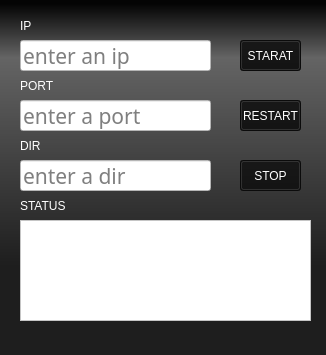
<?xml version="1.0" encoding="UTF-8"?>
<ui version="4.0">
 <class>MainWindow</class>
 <widget class="QMainWindow" name="MainWindow">
  <property name="geometry">
   <rect>
    <x>0</x>
    <y>0</y>
    <width>326</width>
    <height>355</height>
   </rect>
  </property>
  <property name="windowTitle">
   <string>WebServer-Kompasim</string>
  </property>
  <property name="styleSheet">
   <string notr="true">background-color: qlineargradient(spread:pad, x1:0, y1:1, x2:0, y2:0, stop:0.252809 rgba(30, 30, 30, 255), stop:0.837079 rgba(100, 100, 100, 255), stop:0.988764 rgba(4, 4, 4, 255));</string>
  </property>
  <widget class="QWidget" name="centralWidget">
   <property name="styleSheet">
    <string notr="true">
border-color: rgb(122, 122, 122);</string>
   </property>
   <widget class="QLineEdit" name="lineEdit">
    <property name="geometry">
     <rect>
      <x>20</x>
      <y>40</y>
      <width>191</width>
      <height>31</height>
     </rect>
    </property>
    <property name="font">
     <font>
      <family>ADMUI3Lg</family>
      <pointsize>16</pointsize>
     </font>
    </property>
    <property name="styleSheet">
     <string notr="true">background-color: rgb(255, 255, 255);
color: rgb(0, 0, 0);</string>
    </property>
    <property name="placeholderText">
     <string>enter an ip</string>
    </property>
   </widget>
   <widget class="QLineEdit" name="lineEdit_2">
    <property name="geometry">
     <rect>
      <x>20</x>
      <y>100</y>
      <width>191</width>
      <height>31</height>
     </rect>
    </property>
    <property name="font">
     <font>
      <family>ADMUI3Lg</family>
      <pointsize>16</pointsize>
     </font>
    </property>
    <property name="styleSheet">
     <string notr="true">background-color: rgb(255, 255, 255);
color: rgb(0, 0, 0);</string>
    </property>
    <property name="placeholderText">
     <string>enter a port</string>
    </property>
   </widget>
   <widget class="QLineEdit" name="lineEdit_3">
    <property name="geometry">
     <rect>
      <x>20</x>
      <y>160</y>
      <width>191</width>
      <height>31</height>
     </rect>
    </property>
    <property name="font">
     <font>
      <family>ADMUI3Lg</family>
      <pointsize>16</pointsize>
     </font>
    </property>
    <property name="styleSheet">
     <string notr="true">background-color: rgb(255, 255, 255);
color: rgb(0, 0, 0);</string>
    </property>
    <property name="placeholderText">
     <string>enter a dir</string>
    </property>
   </widget>
   <widget class="QLabel" name="label">
    <property name="geometry">
     <rect>
      <x>20</x>
      <y>20</y>
      <width>54</width>
      <height>12</height>
     </rect>
    </property>
    <property name="styleSheet">
     <string notr="true">color: rgb(255, 255, 255);
background-color: rgba(255, 255, 255, 0);</string>
    </property>
    <property name="text">
     <string>IP</string>
    </property>
   </widget>
   <widget class="QLabel" name="label_2">
    <property name="geometry">
     <rect>
      <x>20</x>
      <y>80</y>
      <width>54</width>
      <height>12</height>
     </rect>
    </property>
    <property name="styleSheet">
     <string notr="true">color: rgb(255, 255, 255);
background-color: rgba(255, 255, 255, 0);</string>
    </property>
    <property name="text">
     <string>PORT</string>
    </property>
   </widget>
   <widget class="QLabel" name="label_3">
    <property name="geometry">
     <rect>
      <x>20</x>
      <y>140</y>
      <width>54</width>
      <height>12</height>
     </rect>
    </property>
    <property name="styleSheet">
     <string notr="true">color: rgb(255, 255, 255);
background-color: rgba(255, 255, 255, 0);</string>
    </property>
    <property name="text">
     <string>DIR</string>
    </property>
   </widget>
   <widget class="QLabel" name="label_4">
    <property name="geometry">
     <rect>
      <x>20</x>
      <y>200</y>
      <width>54</width>
      <height>12</height>
     </rect>
    </property>
    <property name="styleSheet">
     <string notr="true">color: rgb(255, 255, 255);
background-color: rgba(255, 255, 255, 0);</string>
    </property>
    <property name="text">
     <string>STATUS</string>
    </property>
   </widget>
   <widget class="QTextBrowser" name="textBrowser">
    <property name="geometry">
     <rect>
      <x>20</x>
      <y>220</y>
      <width>291</width>
      <height>101</height>
     </rect>
    </property>
    <property name="styleSheet">
     <string notr="true">background-color: rgb(255, 255, 255);
color: rgb(0, 0, 0);</string>
    </property>
   </widget>
   <widget class="QPushButton" name="start_button">
    <property name="geometry">
     <rect>
      <x>240</x>
      <y>40</y>
      <width>61</width>
      <height>31</height>
     </rect>
    </property>
    <property name="styleSheet">
     <string notr="true">background-color: rgb(16, 16, 16);
color: rgb(255, 255, 255);</string>
    </property>
    <property name="text">
     <string>STARAT</string>
    </property>
   </widget>
   <widget class="QPushButton" name="stop_button">
    <property name="geometry">
     <rect>
      <x>240</x>
      <y>160</y>
      <width>61</width>
      <height>31</height>
     </rect>
    </property>
    <property name="styleSheet">
     <string notr="true">background-color: rgb(16, 16, 16);
color: rgb(255, 255, 255);</string>
    </property>
    <property name="text">
     <string>STOP</string>
    </property>
   </widget>
   <widget class="QPushButton" name="restart_button">
    <property name="geometry">
     <rect>
      <x>240</x>
      <y>100</y>
      <width>61</width>
      <height>31</height>
     </rect>
    </property>
    <property name="styleSheet">
     <string notr="true">background-color: rgb(16, 16, 16);
color: rgb(255, 255, 255);</string>
    </property>
    <property name="text">
     <string>RESTART</string>
    </property>
   </widget>
  </widget>
  <widget class="QMenuBar" name="menuBar">
   <property name="geometry">
    <rect>
     <x>0</x>
     <y>0</y>
     <width>326</width>
     <height>22</height>
    </rect>
   </property>
  </widget>
 </widget>
 <layoutdefault spacing="6" margin="11"/>
 <resources/>
 <connections/>
</ui>
